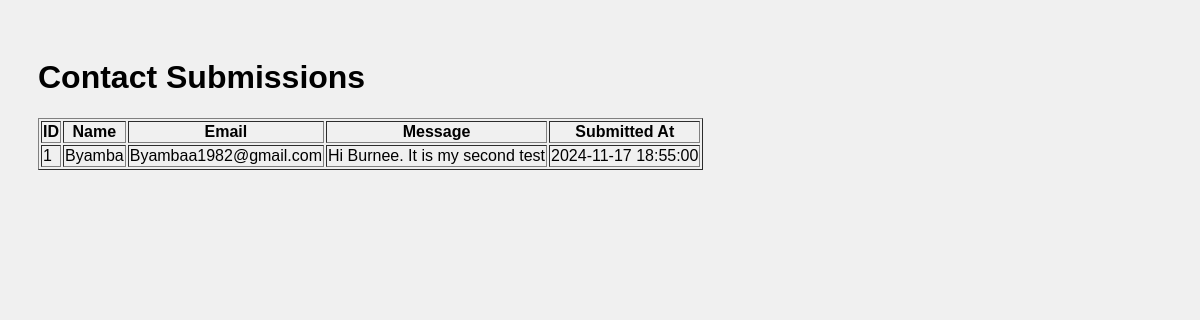
/admin, run on an earlier commit of the app's database.
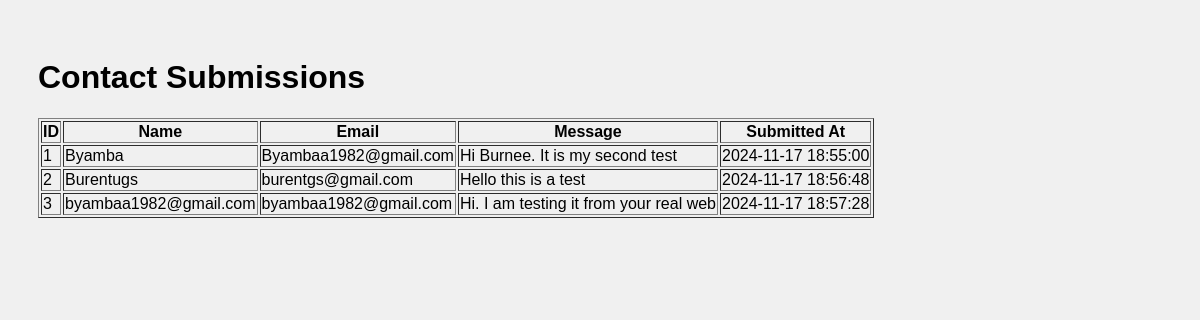
And on a later commit of the database.
### tables this page shows
CREATE TABLE contacts (
                    id INTEGER PRIMARY KEY,
                    name TEXT NOT NULL,
                    email TEXT  NOT NULL,
                    message TEXT NOT NULL,
                    current_time TIMESTAMP DEFAULT CURRENT_TIMESTAMP);

### main.py (the view)
@app.route('/admin')
def admin():
    conn = sqlite3.connect(db_path, check_same_thread=False)
    cursor = conn.cursor()
    cursor.execute('SELECT * FROM contacts')
    contacts = cursor.fetchall()
    conn.close()
    return render_template('admin.html', contacts=contacts)

### templates/admin.html (shortened to what this page needs)
<!DOCTYPE html>
<html>
<head>
    <link rel="stylesheet" type="text/css" href="{{ url_for('static', filename='style.css') }}">
</head>
<body>
    <h1>Contact Submissions</h1>
    <table border="1">
        <tr>
            <th>ID</th>
            <th>Name</th>
            <th>Email</th>
            <th>Message</th>
            <th>Submitted At</th>
        </tr>
        {% for contact in contacts %}
        <tr>
            <td>{{ contact[0] }}</td>
            <td>{{ contact[1] }}</td>
            <td>{{ contact[2] }}</td>
            <td>{{ contact[3] }}</td>
            <td>{{ contact[4] }}</td>
        </tr>
        {% endfor %}
    </table>
</body>
</html>

### static/style.css (style rules this page uses)
body { background-color: #f0f0f0; font-family: Arial, sans-serif; padding: 30px; }

What changed in the data, as far as the page shows it:
added contacts: id "2", name "Burentugs", email "burentgs@gmail.com", message "Hello this is a test", current_time "2024-11-17 18:56:48"
added contacts: id "3", name "byambaa1982@gmail.com", email "byambaa1982@gmail.com", message "Hi. I am testing it from your real web", current_time "2024-11-17 18:57:28"
